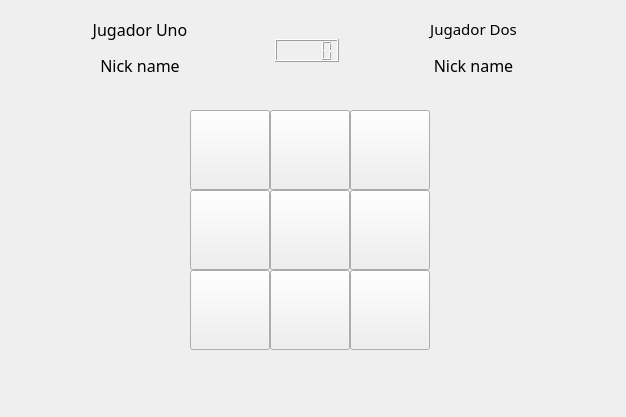
<?xml version="1.0" encoding="UTF-8"?>
<ui version="4.0">
 <class>MainWindow</class>
 <widget class="QMainWindow" name="MainWindow">
  <property name="geometry">
   <rect>
    <x>0</x>
    <y>0</y>
    <width>626</width>
    <height>417</height>
   </rect>
  </property>
  <property name="minimumSize">
   <size>
    <width>626</width>
    <height>417</height>
   </size>
  </property>
  <property name="maximumSize">
   <size>
    <width>626</width>
    <height>417</height>
   </size>
  </property>
  <property name="windowTitle">
   <string>Tablero</string>
  </property>
  <property name="styleSheet">
   <string notr="true"/>
  </property>
  <widget class="QWidget" name="centralwidget_tablero">
   <property name="minimumSize">
    <size>
     <width>626</width>
     <height>417</height>
    </size>
   </property>
   <property name="maximumSize">
    <size>
     <width>626</width>
     <height>417</height>
    </size>
   </property>
   <widget class="QWidget" name="layoutWidget">
    <property name="geometry">
     <rect>
      <x>11</x>
      <y>10</y>
      <width>591</width>
      <height>81</height>
     </rect>
    </property>
    <layout class="QGridLayout" name="gridLayout">
     <item row="0" column="0">
      <widget class="QLabel" name="label_2">
       <property name="font">
        <font>
         <family>Kodchasan</family>
         <pointsize>12</pointsize>
        </font>
       </property>
       <property name="styleSheet">
        <string notr="true"/>
       </property>
       <property name="text">
        <string>Jugador Uno</string>
       </property>
       <property name="alignment">
        <set>Qt::AlignCenter</set>
       </property>
      </widget>
     </item>
     <item row="0" column="1" rowspan="2">
      <widget class="QLCDNumber" name="QLCDNumber_Tiempo">
       <property name="sizePolicy">
        <sizepolicy hsizetype="Fixed" vsizetype="Fixed">
         <horstretch>0</horstretch>
         <verstretch>0</verstretch>
        </sizepolicy>
       </property>
      </widget>
     </item>
     <item row="0" column="2">
      <widget class="QLabel" name="label_3">
       <property name="font">
        <font>
         <family>Kodchasan</family>
         <pointsize>11</pointsize>
        </font>
       </property>
       <property name="styleSheet">
        <string notr="true"/>
       </property>
       <property name="text">
        <string>Jugador Dos</string>
       </property>
       <property name="alignment">
        <set>Qt::AlignCenter</set>
       </property>
      </widget>
     </item>
     <item row="1" column="0">
      <widget class="QLabel" name="Qlabel_nick1">
       <property name="font">
        <font>
         <family>Kodchasan</family>
         <pointsize>12</pointsize>
        </font>
       </property>
       <property name="styleSheet">
        <string notr="true"/>
       </property>
       <property name="text">
        <string>Nick name</string>
       </property>
       <property name="alignment">
        <set>Qt::AlignHCenter|Qt::AlignTop</set>
       </property>
      </widget>
     </item>
     <item row="1" column="2">
      <widget class="QLabel" name="Qlabel_nick2">
       <property name="font">
        <font>
         <family>Kodchasan</family>
         <pointsize>12</pointsize>
        </font>
       </property>
       <property name="styleSheet">
        <string notr="true"/>
       </property>
       <property name="text">
        <string>Nick name</string>
       </property>
       <property name="alignment">
        <set>Qt::AlignHCenter|Qt::AlignTop</set>
       </property>
      </widget>
     </item>
    </layout>
   </widget>
   <widget class="QPushButton" name="pushButton_8">
    <property name="geometry">
     <rect>
      <x>270</x>
      <y>270</y>
      <width>80</width>
      <height>80</height>
     </rect>
    </property>
    <property name="minimumSize">
     <size>
      <width>80</width>
      <height>80</height>
     </size>
    </property>
    <property name="maximumSize">
     <size>
      <width>100</width>
      <height>100</height>
     </size>
    </property>
    <property name="styleSheet">
     <string notr="true"/>
    </property>
    <property name="text">
     <string/>
    </property>
   </widget>
   <widget class="QPushButton" name="pushButton_3">
    <property name="geometry">
     <rect>
      <x>350</x>
      <y>110</y>
      <width>80</width>
      <height>80</height>
     </rect>
    </property>
    <property name="minimumSize">
     <size>
      <width>80</width>
      <height>80</height>
     </size>
    </property>
    <property name="maximumSize">
     <size>
      <width>100</width>
      <height>100</height>
     </size>
    </property>
    <property name="styleSheet">
     <string notr="true"/>
    </property>
    <property name="text">
     <string/>
    </property>
   </widget>
   <widget class="QPushButton" name="pushButton_1">
    <property name="geometry">
     <rect>
      <x>190</x>
      <y>110</y>
      <width>80</width>
      <height>80</height>
     </rect>
    </property>
    <property name="minimumSize">
     <size>
      <width>80</width>
      <height>80</height>
     </size>
    </property>
    <property name="maximumSize">
     <size>
      <width>100</width>
      <height>100</height>
     </size>
    </property>
    <property name="styleSheet">
     <string notr="true"/>
    </property>
    <property name="text">
     <string/>
    </property>
   </widget>
   <widget class="QPushButton" name="pushButton_4">
    <property name="geometry">
     <rect>
      <x>190</x>
      <y>190</y>
      <width>80</width>
      <height>80</height>
     </rect>
    </property>
    <property name="minimumSize">
     <size>
      <width>80</width>
      <height>80</height>
     </size>
    </property>
    <property name="maximumSize">
     <size>
      <width>100</width>
      <height>100</height>
     </size>
    </property>
    <property name="styleSheet">
     <string notr="true"/>
    </property>
    <property name="text">
     <string/>
    </property>
   </widget>
   <widget class="QPushButton" name="pushButton_5">
    <property name="geometry">
     <rect>
      <x>270</x>
      <y>190</y>
      <width>80</width>
      <height>80</height>
     </rect>
    </property>
    <property name="minimumSize">
     <size>
      <width>80</width>
      <height>80</height>
     </size>
    </property>
    <property name="maximumSize">
     <size>
      <width>100</width>
      <height>100</height>
     </size>
    </property>
    <property name="styleSheet">
     <string notr="true"/>
    </property>
    <property name="text">
     <string/>
    </property>
   </widget>
   <widget class="QPushButton" name="pushButton_7">
    <property name="geometry">
     <rect>
      <x>190</x>
      <y>270</y>
      <width>80</width>
      <height>80</height>
     </rect>
    </property>
    <property name="minimumSize">
     <size>
      <width>80</width>
      <height>80</height>
     </size>
    </property>
    <property name="maximumSize">
     <size>
      <width>100</width>
      <height>100</height>
     </size>
    </property>
    <property name="styleSheet">
     <string notr="true"/>
    </property>
    <property name="text">
     <string/>
    </property>
   </widget>
   <widget class="QPushButton" name="pushButton_6">
    <property name="geometry">
     <rect>
      <x>350</x>
      <y>190</y>
      <width>80</width>
      <height>80</height>
     </rect>
    </property>
    <property name="minimumSize">
     <size>
      <width>80</width>
      <height>80</height>
     </size>
    </property>
    <property name="maximumSize">
     <size>
      <width>100</width>
      <height>100</height>
     </size>
    </property>
    <property name="styleSheet">
     <string notr="true"/>
    </property>
    <property name="text">
     <string/>
    </property>
   </widget>
   <widget class="QPushButton" name="pushButton_2">
    <property name="geometry">
     <rect>
      <x>270</x>
      <y>110</y>
      <width>80</width>
      <height>80</height>
     </rect>
    </property>
    <property name="minimumSize">
     <size>
      <width>80</width>
      <height>80</height>
     </size>
    </property>
    <property name="maximumSize">
     <size>
      <width>100</width>
      <height>100</height>
     </size>
    </property>
    <property name="styleSheet">
     <string notr="true"/>
    </property>
    <property name="text">
     <string/>
    </property>
   </widget>
   <widget class="QPushButton" name="pushButton_9">
    <property name="geometry">
     <rect>
      <x>350</x>
      <y>270</y>
      <width>80</width>
      <height>80</height>
     </rect>
    </property>
    <property name="minimumSize">
     <size>
      <width>80</width>
      <height>80</height>
     </size>
    </property>
    <property name="maximumSize">
     <size>
      <width>100</width>
      <height>100</height>
     </size>
    </property>
    <property name="styleSheet">
     <string notr="true"/>
    </property>
    <property name="text">
     <string/>
    </property>
   </widget>
  </widget>
 </widget>
 <resources/>
 <connections/>
</ui>
